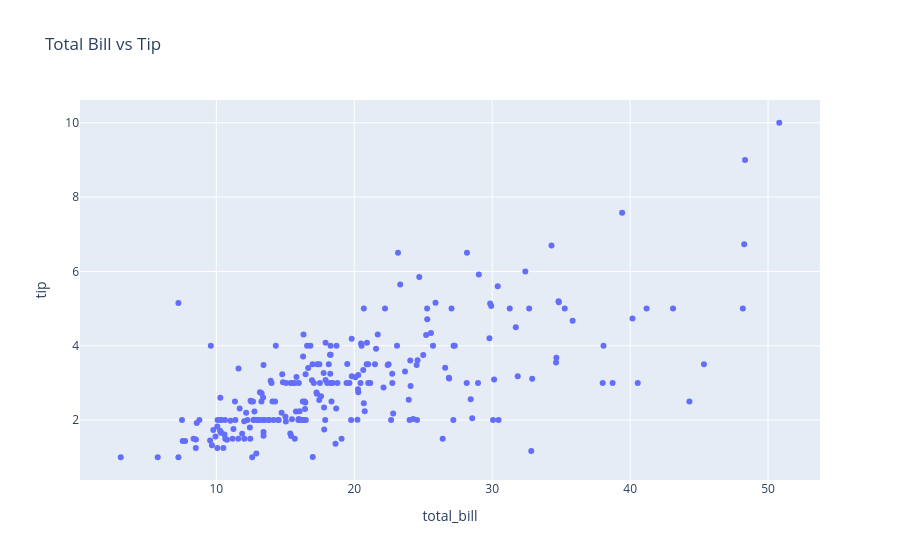

Notebook source saved alongside this figure:
### Markdown cell above
## 6. Scatter Plot: Total Bill vs Tip

### Request
Create an interactive scatter plot showing the relationship between `total_bill` and `tip`.

### Explanation
Each point represents one restaurant bill.
This chart helps us see whether bigger bills usually lead to bigger tips.

### Code cell
fig = px.scatter(
    data_frame=df,
    x="total_bill",
    y="tip",
    title="Total Bill vs Tip"
)

fig.show()

### Figure 1 — Plotly figure (JSON) as saved in the notebook; plotly's stock layout.template omitted (floating-point values rounded to 4 significant figures; data arrays with more than 128 entries replaced by an {"elided": "..."} marker saying what was removed)
{"data": [{"hovertemplate": "total_bill=%{x}<br>tip=%{y}<extra></extra>", "legendgroup": "", "marker": {"color": "#636efa", "symbol": "circle"}, "mode": "markers", "name": "", "orientation": "v", "showlegend": false, "x": {"elided": "244 float values"}, "xaxis": "x", "y": {"elided": "244 float values"}, "yaxis": "y", "type": "scatter"}], "layout": {"xaxis": {"anchor": "y", "domain": [0.0, 1.0], "title": {"text": "total_bill"}}, "yaxis": {"anchor": "x", "domain": [0.0, 1.0], "title": {"text": "tip"}}, "legend": {"tracegroupgap": 0}, "title": {"text": "Total Bill vs Tip"}}}
